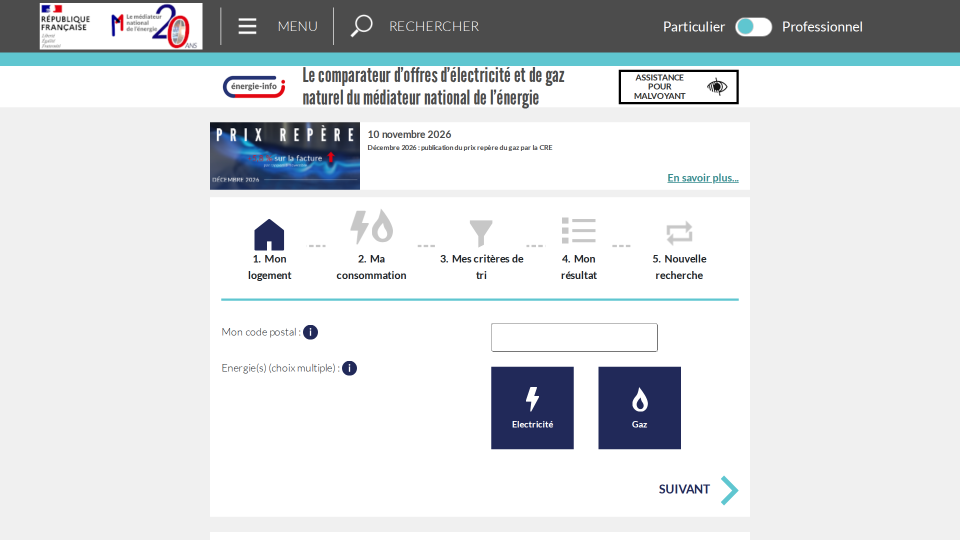
#> input picture videos/electricite/medias/captures/cap01_comparateur.png, 1920 x 1080 px (shown at 1/2 size); its folder holds 5 pictures in this run
$ python visuels.py
#> lines starting #> are read from the running program, lines starting #| are printed output that depends on the picture; after the words box and inside, x2 and y2 are one past the last pixel; in counts of white or black regions, pixels touching at a corner belong together
"""Visuels « preuve à l'écran » de la vidéo électricité (17/11/2026).
Chaque image part d'une vraie capture (workflow « Captures de documents », releases captures-electricite-N, copiées dans
videos/electricite/medias/captures/) : recadrage, surligneur, flou des noms de fournisseur, caches « ? » sur les réponses
pas encore révélées. Sortie : episodes/electricite/medias/*.png (1920×1080).
Usage : python3 videos/electricite/_workspace/visuels.py"""
import os
from PIL import Image, ImageDraw, ImageFont, ImageFilter, ImageChops

ICI = os.path.dirname(os.path.abspath(__file__))
RACINE = os.path.dirname(os.path.dirname(os.path.dirname(ICI)))
CAP = os.path.join(ICI, "..", "medias", "captures")
OUT = os.path.join(RACINE, "episodes", "electricite", "medias")
os.makedirs(OUT, exist_ok=True)
W, H = 1920, 1080
FOND, BLANC, ORANGE, JAUNE = (14, 15, 18), (242, 244, 247), (255, 107, 44), (255, 226, 60)
FB = "/usr/share/fonts/opentype/inter/InterDisplay-Black.otf"
FM = "/usr/share/fonts/opentype/inter/InterDisplay-SemiBold.otf"
if not os.path.exists(FB):
    FB = FM = "/usr/share/fonts/truetype/dejavu/DejaVuSans-Bold.ttf"
F = lambda s, g=True: ImageFont.truetype(FB if g else FM, s)


def prep(nom, box, hl=(), flou=(), caches=()):
    """Coordonnées de la capture d'origine : surligneur, flou, caches « ? », puis recadrage."""
#> called with nom = 'cap01_comparateur.png', box = (430, 200, 1520, 1080), hl = (), flou = (), caches = ()
    im = Image.open(os.path.join(CAP, nom)).convert("RGB")
#> im is the input picture: PIL image 1920x1080 RGB; mean R, G, B 217, 220.3, 222.8
    for b in flou:
        im.paste(im.crop(b).filter(ImageFilter.GaussianBlur(14)), b[:2])
    if hl:
        cal = Image.new("RGB", im.size, (255, 255, 255))
        d = ImageDraw.Draw(cal)
        for b in hl:
            d.rounded_rectangle(b, 6, fill=JAUNE)
        im = ImageChops.multiply(im, cal)
    d = ImageDraw.Draw(im)
    for b in caches:
        d.rounded_rectangle(b, 14, fill=(22, 24, 30))
        d.text(((b[0] + b[2]) / 2, (b[1] + b[3]) / 2), "?", font=F(int((b[3] - b[1]) * 0.8)), fill=ORANGE, anchor="mm")
    return im.crop(box)


def poser(c, sortie, bas=None, maxw=1760, maxh=940):
    """Pose le recadrage sur un fond flou sombre, centré, avec ombre ; texte facultatif en bas."""
#> called with sortie = 'cap01_comparateur_resultat_accueil.png', maxw = 1760, maxh = 940
    fond = c.resize((W, H)).filter(ImageFilter.GaussianBlur(50))
    im = Image.blend(Image.new("RGB", (W, H), FOND), fond, 0.25)
    if bas:
        maxh -= 150
    k = min(maxw / c.width, maxh / c.height, 2.4)
#> k = 1.07
    c = c.resize((int(c.width * k), int(c.height * k)), Image.LANCZOS)
    x, y = (W - c.width) // 2, (H - (150 if bas else 0) - c.height) // 2 + (10 if bas else 0)
#> x = 378; y = 70
    ombre = Image.new("L", (W, H), 0)
#> ombre: PIL image 1920x1080 L; every value is 0
    ImageDraw.Draw(ombre).rounded_rectangle((x - 6, y + 10, x + c.width + 6, y + c.height + 22), 18, fill=170)
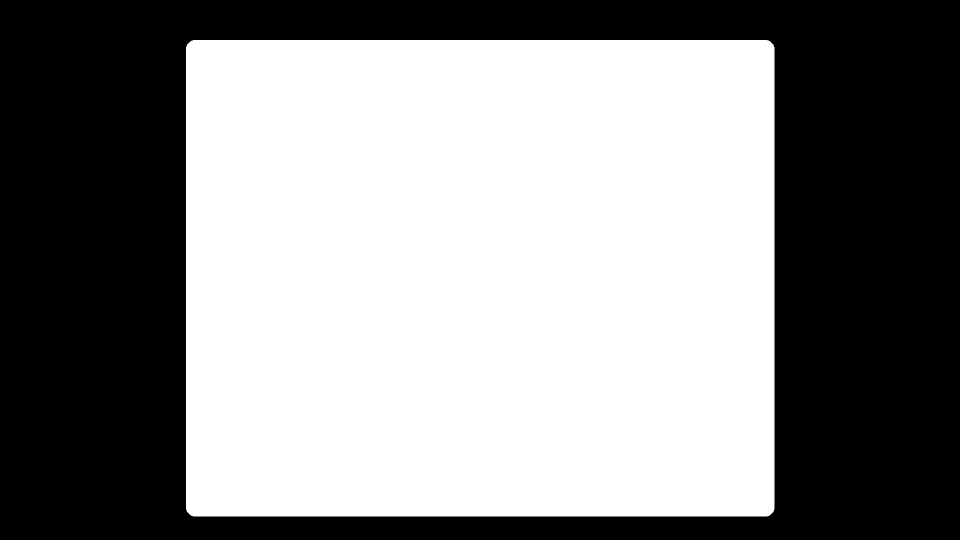
#> ombre: PIL image 1920x1080 L (shown at 1/2 size); values 0 (black) and 170 (white), 54.1% white; 1 black region, box (x1, y1, x2, y2) and area: (0, 0, 1920, 1080) 952215
    im.paste((0, 0, 0), (0, 0), ombre.filter(ImageFilter.GaussianBlur(22)))
    masque = Image.new("L", c.size, 0)
#> masque: PIL image 1164x940 L; every value is 0
    ImageDraw.Draw(masque).rounded_rectangle((0, 0, c.width, c.height), 14, fill=255)
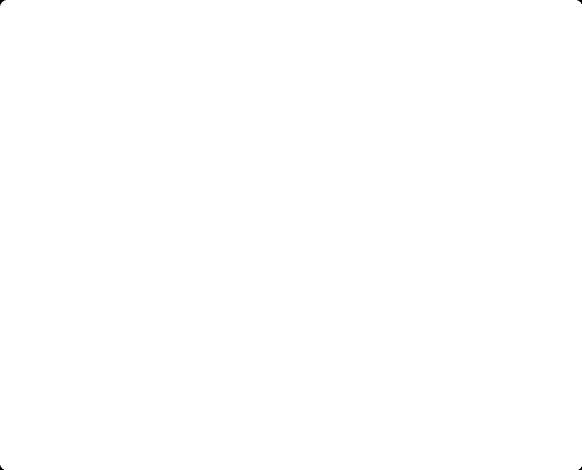
#> masque: PIL image 1164x940 L (shown at 1/2 size); 100% white; 4 black regions, box (x1, y1, x2, y2) and area: (0, 0, 11, 11) 46, (1154, 0, 1164, 8) 35, (0, 930, 8, 940) 35, (1157, 933, 1164, 940) 25
    im.paste(c, (x, y), masque)
    if bas:
        d = ImageDraw.Draw(im)
        lignes = bas.split("\n")
        for i, l in enumerate(lignes):
            d.text((W / 2, H - 150 + i * 50), l, font=F(36 if i < len(lignes) - 1 else 28, i < len(lignes) - 1), fill=BLANC if i < len(lignes) - 1 else (180, 189, 201),
                   anchor="mm", stroke_width=3, stroke_fill=(0, 0, 0))
    im.save(os.path.join(OUT, sortie))
    print("ok", sortie)


# Comparateur officiel (accueil) et indicateur A-D
poser(prep("cap01_comparateur.png", (430, 200, 1520, 1080)), "cap01_comparateur_resultat_accueil.png")
poser(prep("cap01_comparateur.png", (430, 440, 1520, 1050)), "cap01_comparateur_resultat_saisie.png")
#> call 2 of poser, with sortie = 'cap01_comparateur_resultat_saisie.png', maxw = 1760, maxh = 940
#> in poser (call 2), `fond = c.resize((W, H)).filter(ImageFilter.GaussianBlur(50))`:
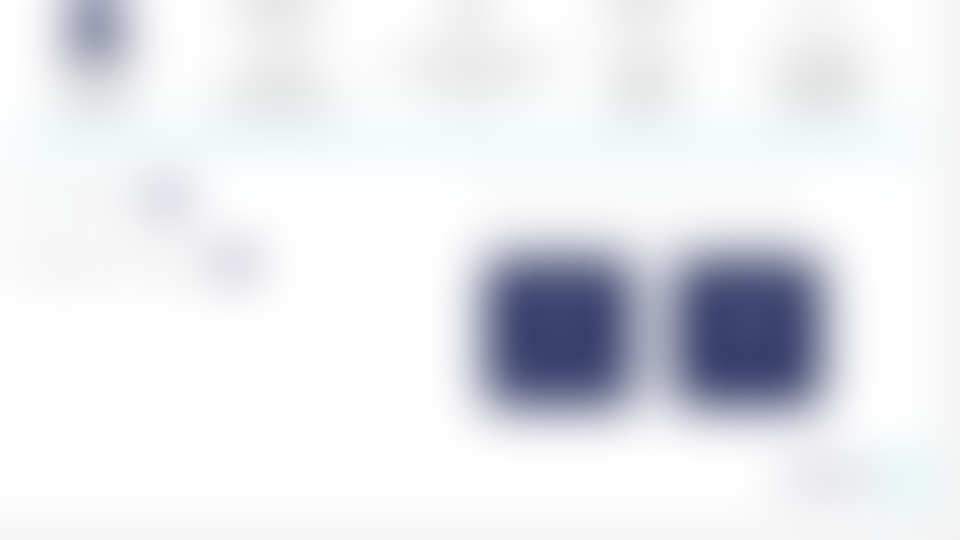
#> fond: PIL image 1920x1080 RGB (shown at 1/2 size); mean R, G, B 231.1, 232.6, 236.9
#> in poser (call 2), `ImageDraw.Draw(ombre).rounded_rectangle((x - 6, y + 10, x + c.width + ..`:
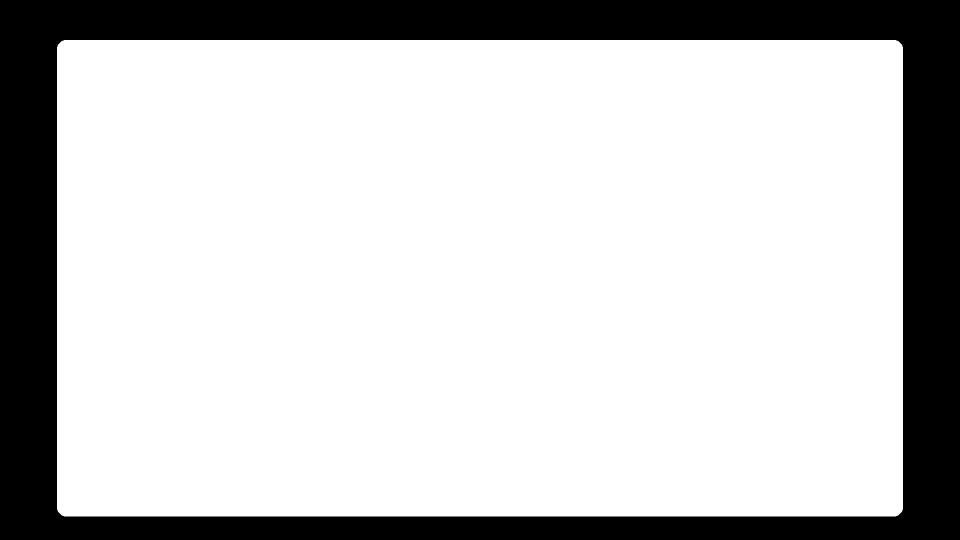
#> ombre: PIL image 1920x1080 L (shown at 1/2 size); values 0 (black) and 170 (white), 77.7% white; 1 black region, box (x1, y1, x2, y2) and area: (0, 0, 1920, 1080) 461420
#> in poser (call 2), `im.paste((0, 0, 0), (0, 0), ombre.filter(ImageFilter.GaussianBlur(22)))`:
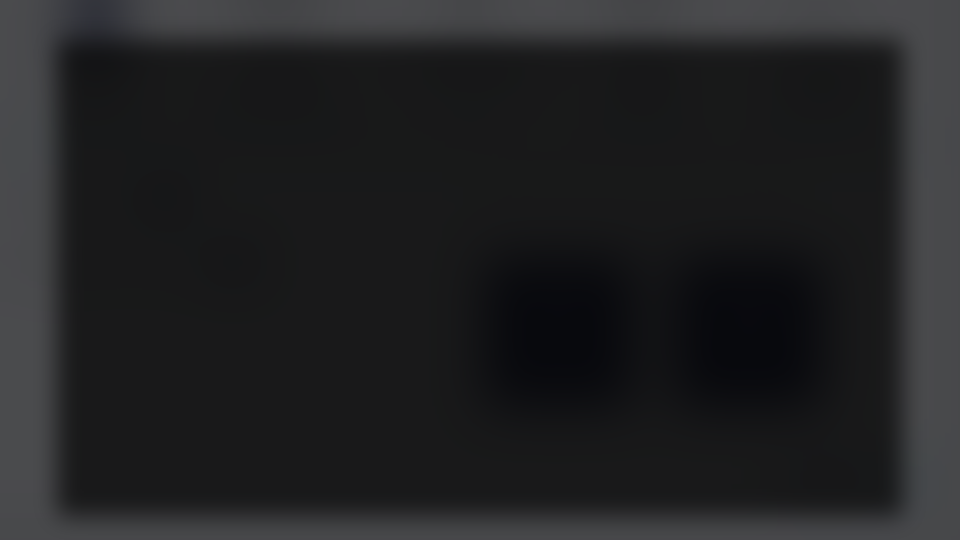
#> im: PIL image 1920x1080 RGB (shown at 1/2 size); mean R, G, B 33.3, 33.8, 35.3
#> in poser (call 2), `masque = Image.new("L", c.size, 0)`: masque: PIL image 1679x940 L; every value is 0
#> in poser (call 2), `ImageDraw.Draw(masque).rounded_rectangle((0, 0, c.width, c.height), 14..`:
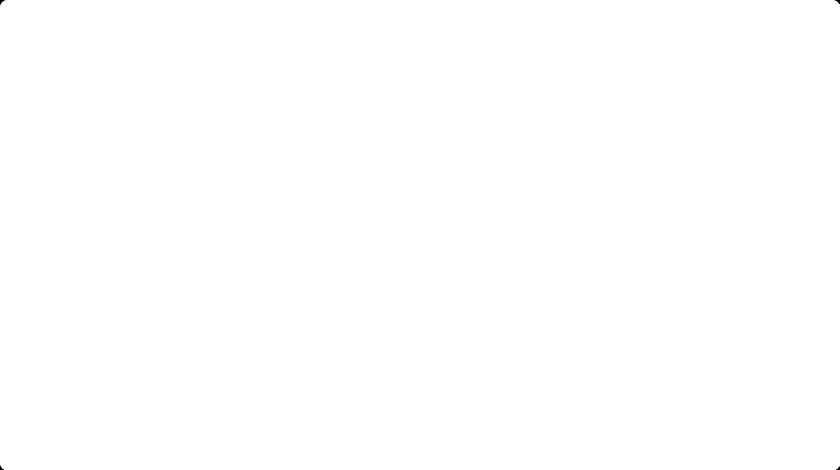
#> masque: PIL image 1679x940 L (shown at 1/2 size); 100% white; 4 black regions, box (x1, y1, x2, y2) and area: (0, 0, 11, 11) 46, (1669, 0, 1679, 8) 35, (0, 930, 8, 940) 35, (1672, 933, 1679, 940) 25
#> in poser (call 2), `im.paste(c, (x, y), masque)`:
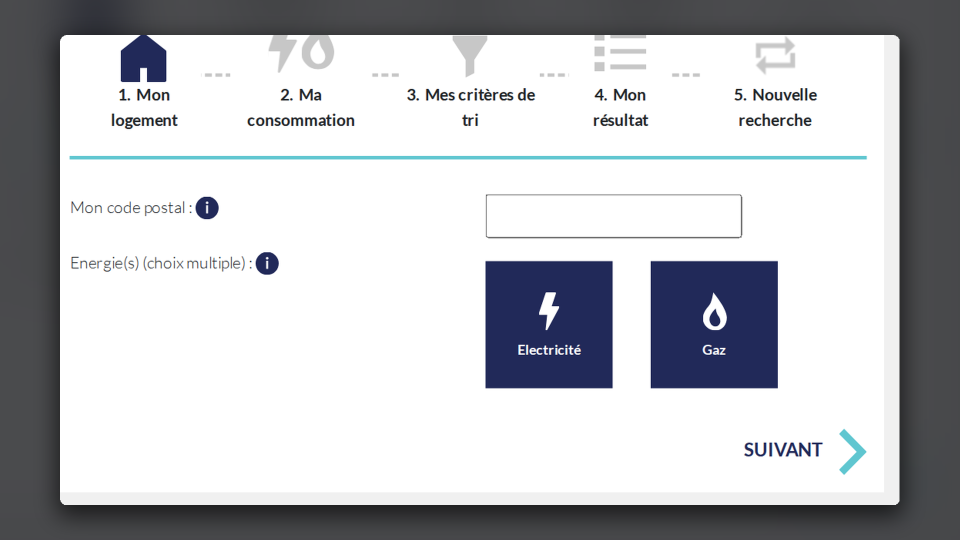
#> im: PIL image 1920x1080 RGB (shown at 1/2 size); mean R, G, B 191.3, 192.7, 196.5
poser(prep("cap02_energieinfo_nouveautes.png", (120, 90, 1830, 440)), "cap01_comparateur_resultat.png")
#> (the run stopped early here; a loop or call above may not have finished)
